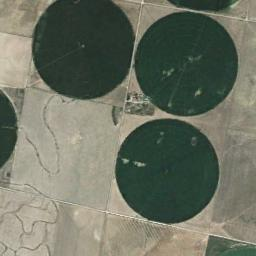
#> input picture agriculture_experiment/Agriculture/001.jpg, 256 x 256 px; its folder holds 4 pictures in this run
$ jupyter execute --allow-errors agriculture.ipynb
#> lines starting #> are read from the running program, lines starting #| are printed output that depends on the picture; after the words box and inside, x2 and y2 are one past the last pixel; in counts of white or black regions, pixels touching at a corner belong together
## Aerial view of Agriculture:~

### Imports

[cell 1]
import cv2
import matplotlib.pyplot as plt
import os

### Read Data

[cell 2]
dta_path = "Agriculture"
dta = []
for filename in os.listdir(dta_path):
    dta.append(cv2.imread(f"{dta_path}//{filename}"))

## Exploratory Data Analysis

[cell 3]
# Checking the shape of the data
dta[0].shape
#> Out = (256, 256, 3)
# It can be said that the data is coloured with 256x256 pixels

[cell 4]
# Checking data type for each image
type(dta[0])

[cell 5]
fig, axes = plt.subplots(2, 2, figsize=(8, 8))

# Display images in each subplot
#> (the rest of this cell did not finish here and is left out)

## THRESHOLDING TECHNIQUES

### Otsu's Threshold

[cell 6]
test_im = cv2.cvtColor(dta[3], cv2.COLOR_BGR2GRAY)
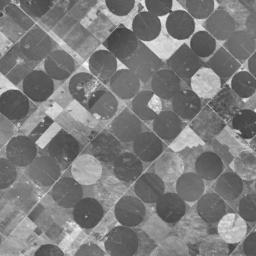
#> test_im: shape (256, 256); min 48, max 248, mean 123.8
ret2 ,th2 = cv2.threshold(test_im,100,200,cv2.THRESH_BINARY + cv2.THRESH_OTSU)
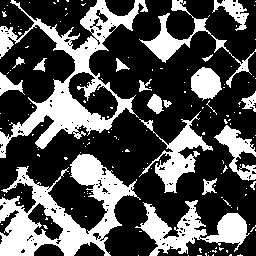
#> th2: shape (256, 256); values 0 (black) and 200 (white), 32.4% white; 157 white regions (137 under 20 px), largest, box (x1, y1, x2, y2) and area: (0, 0, 148, 158) 6073, (0, 154, 141, 256) 5849, (135, 200, 250, 256) 2535

plt.imshow(th2)

### Edge Detection: Canny Edge Detection

[cell 7]
# Perform Canny Edge Detection
edges = cv2.Canny(dta[3], 50, 50)
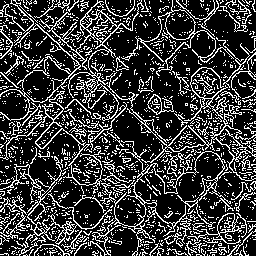
#> edges: shape (256, 256); 23.4% white in thin lines or dots

# Create a subplot with 2 rows and 1 column
fig, axes = plt.subplots(1, 2, figsize=(6, 8))

# Display edge-detected image
axes[0].imshow(edges, cmap='gray')
axes[0].set_title("Edges Detected")
axes[0].axis('off')

# Display the original image
axes[1].imshow(dta[3], cmap='gray')
axes[1].set_title("Original Image")
axes[1].axis('off')

# Adjust layout and show
plt.tight_layout()
plt.show()
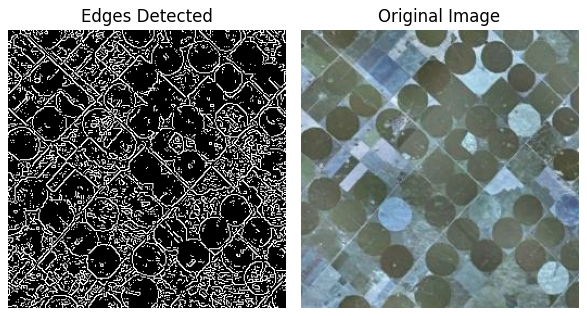
#> figure drawn by matplotlib, 2 panels; B, G, R data is drawn as R, G, B

# IMAGE SEGMENTATION TECHNIQUES

## SLIC (Simple Linear Iterative Clustering)

[cell 8]
from skimage.segmentation import slic
from skimage.color import label2rgb

# Apply SLIC
segments = slic(dta[3], n_segments=100, compactness=10, start_label=1)
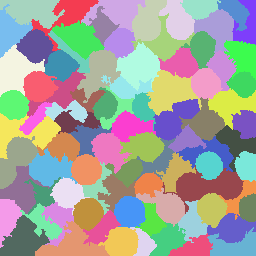
#> segments: shape (256, 256) int64; 86 distinct labels, from 1 to 86; one colour per label, 0 black
segmented_image = label2rgb(segments, dta[3], kind='avg')
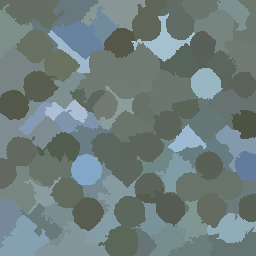
#> segmented_image: shape (256, 256, 3); mean R, G, B 110.3, 125.6, 123.8

fig, axes = plt.subplots(1,2)
axes[0].imshow(segmented_image)
axes[0].set_title("SLIC")
axes[1].imshow(dta[3])
axes[1].set_title("Original")
axes[0].axis("off")
axes[1].axis("off")
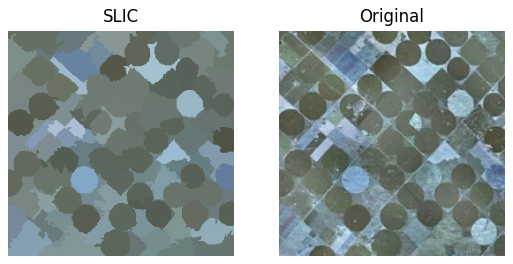
#> figure drawn by matplotlib, 2 panels; B, G, R data is drawn as R, G, B

## Kmeans Clustering

[cell 9]
from sklearn.cluster import KMeans
img_rgb = dta[3]
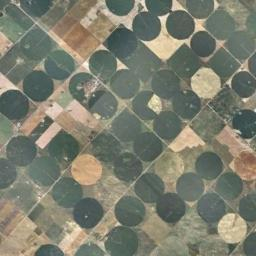
#> img_rgb: shape (256, 256, 3); mean B, G, R 110.8, 126.1, 124.3
# Flatten the image
pixels = img_rgb.reshape(-1, 3)

# Apply K-Means clustering
kmeans = KMeans(n_clusters=4).fit(pixels)
segmented = kmeans.cluster_centers_[kmeans.labels_].reshape(dta[3].shape)
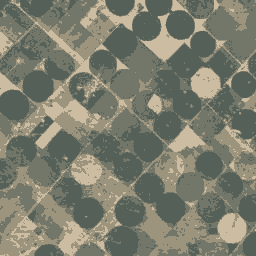
#> segmented: shape (256, 256, 3) float64; mean of channels 0, 1, 2 110.8, 126.2, 124.3; drawn as B, G, R

# Display original and segmented images
plt.figure(figsize=(10, 5))
plt.subplot(1, 2, 1)
plt.imshow(img_rgb)
plt.axis("off")

plt.title("Original")
plt.subplot(1, 2, 2)
plt.imshow(segmented / 255)
plt.title("K-Means Segmentation")
plt.axis("off")
plt.show()
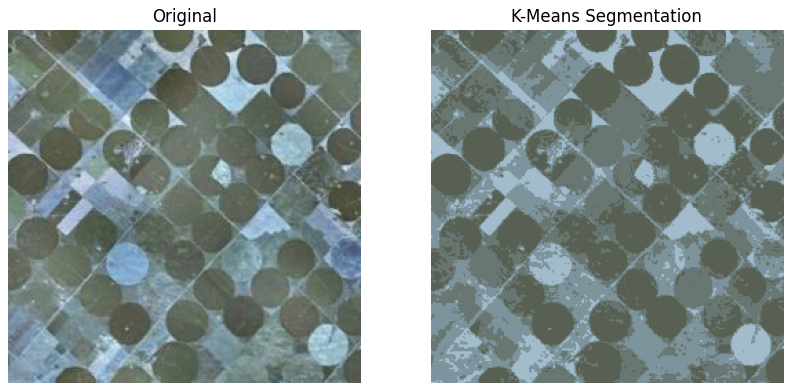
#> figure drawn by matplotlib, 2 panels; B, G, R data is drawn as R, G, B
